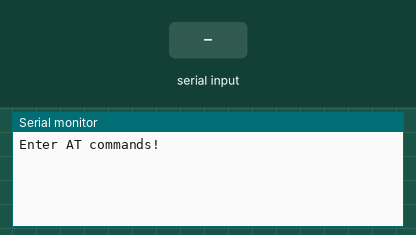
Simulated run of this sketch. Board: Arduino Uno, built with avr-gcc and run on an emulated ATmega328P. Shown: the last lines printed to the serial monitor. The test bench sets the inputs (shaded band).

Above: at 1.2 s.
1.3 s: "1" received over the second serial link
At 1.7 s:
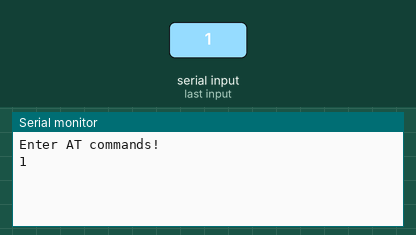
2.8 s: "0" received over the second serial link
At 4.0 s:
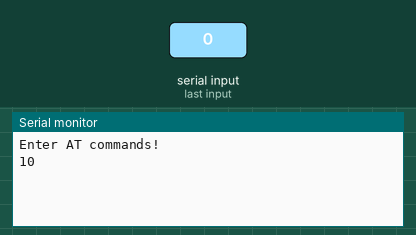

Measured:
- after the input at 1.3 s, the serial monitor: prints a new line at once (image 1)
- after the input at 2.8 s, the serial monitor: prints a new line at once (image 2)

The sketch:

at_mode.ino
```cpp
#include <SoftwareSerial.h>
SoftwareSerial EEBlue(10, 11); // RX | TX

void setup()
{
  //uncomment below to initiate AT mode
  //pinMode(9, OUTPUT);
  //digitalWrite(9, HIGH);
  Serial.begin(9600);
  EEBlue.begin(38400);  //Baud Rate for command Mode.
  Serial.println("Enter AT commands!");
}

void loop()
{
  // Feed any data from bluetooth to Terminal.
  if (EEBlue.available())
    Serial.write(EEBlue.read());

  // Feed all data from termial to bluetooth
  if (Serial.available())
    EEBlue.write(Serial.read());
}
```
